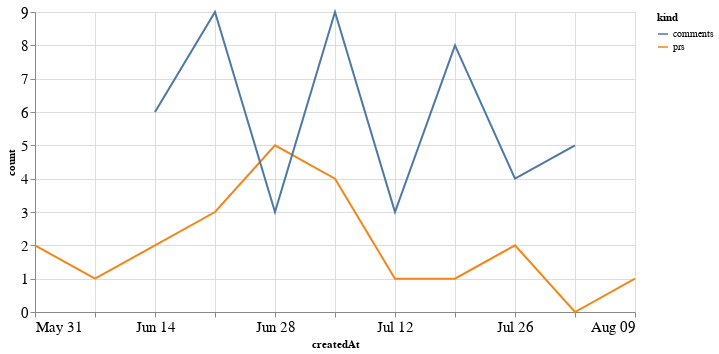

Source (notebook cell):
### Code cell
alt.Chart(total_time, width=600).mark_line().encode(
    x='createdAt',
    y='count',
    color='kind'
)

### Figure 1 — Vega-Lite specification as saved in the notebook (floating-point values rounded to 4 significant figures)
{"config": {"axisLeft": {"labelFontSize": 15}, "axisBottom": {"labelFontSize": 15}}, "data": {"name": "data-7cdf7da1ca1faf83ec55d815cdd489e4"}, "mark": "line", "encoding": {"color": {"type": "nominal", "field": "kind"}, "x": {"type": "temporal", "field": "createdAt"}, "y": {"type": "quantitative", "field": "count"}}, "width": 600, "$schema": "https://vega.github.io/schema/vega-lite/v4.8.1.json", "datasets": {"data-7cdf7da1ca1faf83ec55d815cdd489e4": [{"createdAt": "2020-05-31T00:00:00", "kind": "prs", "count": 2.0}, {"createdAt": "2020-06-07T00:00:00", "kind": "prs", "count": 1.0}, {"createdAt": "2020-06-14T00:00:00", "kind": "prs", "count": 2.0}, {"createdAt": "2020-06-21T00:00:00", "kind": "prs", "count": 3.0}, {"createdAt": "2020-06-28T00:00:00", "kind": "prs", "count": 5.0}, {"createdAt": "2020-07-05T00:00:00", "kind": "prs", "count": 4.0}, {"createdAt": "2020-07-12T00:00:00", "kind": "prs", "count": 1.0}, {"createdAt": "2020-07-19T00:00:00", "kind": "prs", "count": 1.0}, {"createdAt": "2020-07-26T00:00:00", "kind": "prs", "count": 2.0}, {"createdAt": "2020-08-02T00:00:00", "kind": "prs", "count": 0.0}, {"createdAt": "2020-08-09T00:00:00", "kind": "prs", "count": 1.0}, {"createdAt": "2020-05-31T00:00:00", "kind": "comments", "count": null}, {"createdAt": "2020-06-07T00:00:00", "kind": "comments", "count": null}, {"createdAt": "2020-06-14T00:00:00", "kind": "comments", "count": 6.0}, {"createdAt": "2020-06-21T00:00:00", "kind": "comments", "count": 9.0}, {"createdAt": "2020-06-28T00:00:00", "kind": "comments", "count": 3.0}, {"createdAt": "2020-07-05T00:00:00", "kind": "comments", "count": 9.0}, {"createdAt": "2020-07-12T00:00:00", "kind": "comments", "count": 3.0}, {"createdAt": "2020-07-19T00:00:00", "kind": "comments", "count": 8.0}, {"createdAt": "2020-07-26T00:00:00", "kind": "comments", "count": 4.0}, {"createdAt": "2020-08-02T00:00:00", "kind": "comments", "count": 5.0}, {"createdAt": "2020-08-09T00:00:00", "kind": "comments", "count": null}]}}
